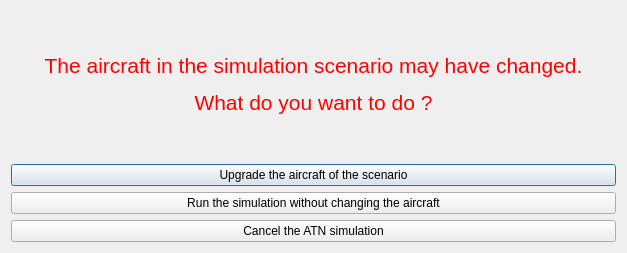
<?xml version="1.0" encoding="UTF-8"?>
<ui version="4.0">
 <class>dlg_start</class>
 <widget class="QDialog" name="dlg_start">
  <property name="geometry">
   <rect>
    <x>0</x>
    <y>0</y>
    <width>627</width>
    <height>253</height>
   </rect>
  </property>
  <property name="windowTitle">
   <string>Start Simulation</string>
  </property>
  <layout class="QVBoxLayout" name="verticalLayout_2">
   <item>
    <widget class="QLabel" name="lbl_text">
     <property name="text">
      <string>&lt;html&gt;&lt;head/&gt;&lt;body&gt;&lt;p align=&quot;center&quot;&gt;&lt;span style=&quot; font-size:16pt; color:#ff0000;&quot;&gt;The aircraft in the simulation scenario may have changed.&lt;/span&gt;&lt;/p&gt;&lt;p align=&quot;center&quot;&gt;&lt;span style=&quot; font-size:16pt; color:#ff0000;&quot;&gt;What do you want to do ?&lt;/span&gt;&lt;/p&gt;&lt;/body&gt;&lt;/html&gt;</string>
     </property>
    </widget>
   </item>
   <item>
    <layout class="QVBoxLayout" name="verticalLayout">
     <item>
      <widget class="QPushButton" name="btn_upgrade">
       <property name="text">
        <string>Upgrade the aircraft of the scenario</string>
       </property>
      </widget>
     </item>
     <item>
      <widget class="QPushButton" name="btn_run">
       <property name="text">
        <string>Run the simulation without changing the aircraft</string>
       </property>
      </widget>
     </item>
     <item>
      <widget class="QPushButton" name="btn_cancel">
       <property name="text">
        <string>Cancel the ATN simulation</string>
       </property>
      </widget>
     </item>
    </layout>
   </item>
  </layout>
 </widget>
 <resources/>
 <connections/>
</ui>
